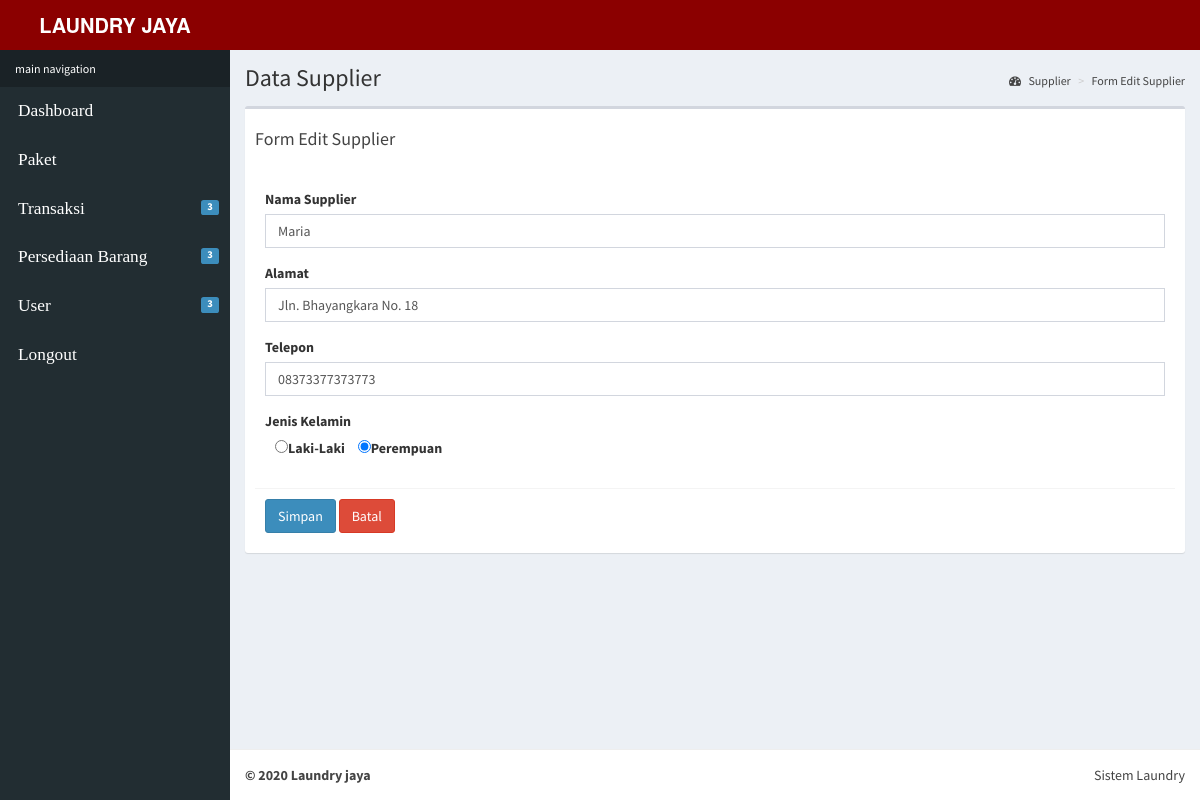
The app's page /index.php?p=edit_supplier&id_supplier=3 (signed in) with its own data.
### tables this page shows
CREATE TABLE `supplier` (
  `id_supplier` int(255) NOT NULL,
  `nama` varchar(225) NOT NULL,
  `alamat` varchar(225) NOT NULL,
  `telp` varchar(225) NOT NULL,
  `jk` varchar(225) NOT NULL
);

### supplier/supplier_edit.php (the view, shortened to what this page needs)
          <?php
            include "koneksi.php";
           $id_supplier = $_GET['id_supplier'];
            $query ="SELECT * FROM supplier WHERE id_supplier= $id_supplier";
            $sql = mysqli_query($connect, $query);
            $data = mysqli_fetch_array($sql);
          ?>
  <section class="content-header">
    <h1>
      Data Supplier
    </h1>
    <ol class="breadcrumb">
      <li><a href="#"><i class="fa fa-dashboard"></i> Supplier</a></li>
       <li><a href="#">Form Edit Supplier</a></li>
    </ol>
  </section>
  <section class="content">
    <div class="row">
      <div class="col-xs-12">
        <div class="box">
          <div class="box-header">
           <h4>Form Edit Supplier</h4>
          </div>
          <div class="box-body">
        <div class="row">
      <div class="col-md-12">
         <form role="form" method="POST" action="" enctype="multipart/form-data">
            <div class="box-body">
              <div class="form-group">
                <label>Nama Supplier</label>
                <input type="text" class="form-control" id="exampleNamaSupplier" name="nama" value="<?php echo $data['nama'];?>" >
              </div>
              <div class="form-group">
                <label>Alamat</label>
                <input type="text" class="form-control" id="exampleAlamat" name="alamat" value="<?php echo $data['alamat'];?>" >
              </div>
               <div class="form-group">
                <label>Telepon</label>
                <input type="text" class="form-control" id="exampleInputTelepon" name="telp" value="<?php echo $data['telp'];?>" >
              </div>
              <div class="form-group">
                <label>Jenis Kelamin</label>
                <br>
                <?php $jk = $data['jk'];?>
                <label><input type="radio" name="jk" style="cursor: pointer;margin-left:10px;" value="Laki-Laki"<?php echo ($jk =='Laki-Laki')?"checked" :""?>>Laki-Laki</label>
                 <label><input type="radio" name="jk" style="cursor: pointer;margin-left:10px;" value="Perempuan"<?php echo ($jk =='Perempuan')?"checked" :""?>>Perempuan</label>
              </div>
            </div>
            <div class="box-footer">
                 <button type="submit" name="submit" class="btn btn-primary" value="Simpan">Simpan</button>
              <a href="?=supplier">
                <button type="submit" class="btn btn-danger">Batal</button>
             </a>
            </div>
          </form>
        </div>
          </div>
        </div>
          </div>
        </div>
      </div>
    </div>
</div>

### records on screen
supplier: nama "Maria", alamat "Jln. Bhayangkara No. 18", telp "08373377373773", jk "☐ Laki-Laki", jk "☑ Perempuan"
